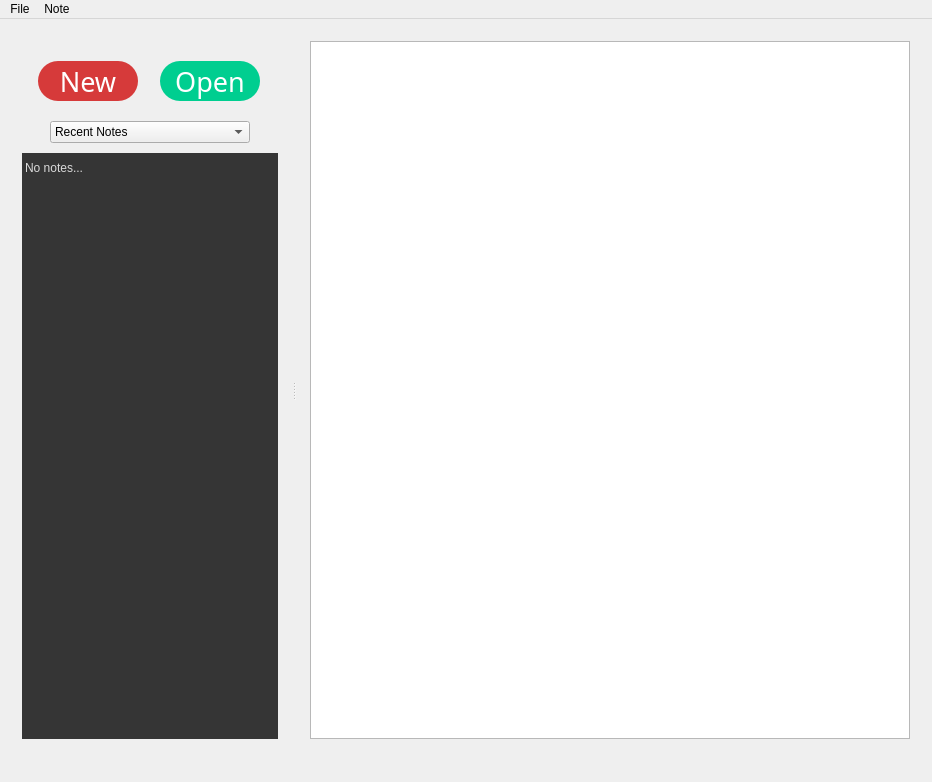
<?xml version="1.0" encoding="UTF-8"?>
<ui version="4.0">
 <class>MainWindow</class>
 <widget class="QMainWindow" name="MainWindow">
  <property name="geometry">
   <rect>
    <x>0</x>
    <y>0</y>
    <width>932</width>
    <height>782</height>
   </rect>
  </property>
  <property name="minimumSize">
   <size>
    <width>0</width>
    <height>0</height>
   </size>
  </property>
  <property name="maximumSize">
   <size>
    <width>50000</width>
    <height>50000</height>
   </size>
  </property>
  <property name="windowTitle">
   <string>QuickNote</string>
  </property>
  <widget class="QWidget" name="centralWidget">
   <property name="styleSheet">
    <string notr="true"/>
   </property>
   <layout class="QVBoxLayout" name="verticalLayout">
    <item>
     <widget class="QSplitter" name="splitter">
      <property name="styleSheet">
       <string notr="true"/>
      </property>
      <property name="frameShape">
       <enum>QFrame::NoFrame</enum>
      </property>
      <property name="orientation">
       <enum>Qt::Horizontal</enum>
      </property>
      <property name="handleWidth">
       <number>10</number>
      </property>
      <widget class="QWidget" name="verticalLayoutWidget">
       <layout class="QVBoxLayout" name="verticalLayout_7">
        <property name="spacing">
         <number>0</number>
        </property>
        <property name="sizeConstraint">
         <enum>QLayout::SetDefaultConstraint</enum>
        </property>
        <item>
         <spacer name="verticalSpacer_2">
          <property name="orientation">
           <enum>Qt::Vertical</enum>
          </property>
          <property name="sizeType">
           <enum>QSizePolicy::Fixed</enum>
          </property>
          <property name="sizeHint" stdset="0">
           <size>
            <width>0</width>
            <height>20</height>
           </size>
          </property>
         </spacer>
        </item>
        <item>
         <layout class="QHBoxLayout" name="horizontalLayout_4">
          <property name="spacing">
           <number>6</number>
          </property>
          <property name="sizeConstraint">
           <enum>QLayout::SetDefaultConstraint</enum>
          </property>
          <item>
           <widget class="QPushButton" name="newNoteBtn">
            <property name="sizePolicy">
             <sizepolicy hsizetype="Fixed" vsizetype="Fixed">
              <horstretch>0</horstretch>
              <verstretch>0</verstretch>
             </sizepolicy>
            </property>
            <property name="minimumSize">
             <size>
              <width>80</width>
              <height>40</height>
             </size>
            </property>
            <property name="maximumSize">
             <size>
              <width>100</width>
              <height>40</height>
             </size>
            </property>
            <property name="baseSize">
             <size>
              <width>100</width>
              <height>100</height>
             </size>
            </property>
            <property name="font">
             <font>
              <family>Roboto Mono for Powerline</family>
              <pointsize>20</pointsize>
             </font>
            </property>
            <property name="cursor">
             <cursorShape>PointingHandCursor</cursorShape>
            </property>
            <property name="toolTip">
             <string>New Note</string>
            </property>
            <property name="layoutDirection">
             <enum>Qt::LeftToRight</enum>
            </property>
            <property name="styleSheet">
             <string notr="true">QPushButton  {
	border-radius: 20%; 
	background-color: #d63a3a;
	color: #ffffff; 
}

QPushButton:hover  {
	background-color: #ff6767; 
	/*color: #3b3b3b; */
}

QPushButton:pressed {
	background-color: #ff3e3e;
}</string>
            </property>
            <property name="text">
             <string>New</string>
            </property>
           </widget>
          </item>
          <item>
           <widget class="QPushButton" name="openNoteBtn">
            <property name="sizePolicy">
             <sizepolicy hsizetype="Fixed" vsizetype="Fixed">
              <horstretch>0</horstretch>
              <verstretch>0</verstretch>
             </sizepolicy>
            </property>
            <property name="minimumSize">
             <size>
              <width>80</width>
              <height>40</height>
             </size>
            </property>
            <property name="maximumSize">
             <size>
              <width>100</width>
              <height>40</height>
             </size>
            </property>
            <property name="baseSize">
             <size>
              <width>100</width>
              <height>100</height>
             </size>
            </property>
            <property name="font">
             <font>
              <family>Roboto Mono for Powerline</family>
              <pointsize>20</pointsize>
             </font>
            </property>
            <property name="cursor">
             <cursorShape>PointingHandCursor</cursorShape>
            </property>
            <property name="toolTip">
             <string>New Note</string>
            </property>
            <property name="layoutDirection">
             <enum>Qt::LeftToRight</enum>
            </property>
            <property name="styleSheet">
             <string notr="true">QPushButton  {
	border-radius: 20%; 
	background-color: #00ce90;
	color: #ffffff; 
}

QPushButton:hover  {
	background-color: #09f1ac; 
	/*color: #3b3b3b; */
}

QPushButton:pressed {
	background-color: #00a573;
}</string>
            </property>
            <property name="text">
             <string>Open</string>
            </property>
           </widget>
          </item>
         </layout>
        </item>
        <item>
         <spacer name="verticalSpacer">
          <property name="orientation">
           <enum>Qt::Vertical</enum>
          </property>
          <property name="sizeType">
           <enum>QSizePolicy::Fixed</enum>
          </property>
          <property name="sizeHint" stdset="0">
           <size>
            <width>0</width>
            <height>20</height>
           </size>
          </property>
         </spacer>
        </item>
        <item>
         <layout class="QHBoxLayout" name="horizontalLayout_5" stretch="0">
          <item>
           <widget class="QComboBox" name="fileListOptions">
            <property name="minimumSize">
             <size>
              <width>200</width>
              <height>0</height>
             </size>
            </property>
            <property name="maximumSize">
             <size>
              <width>200</width>
              <height>16777215</height>
             </size>
            </property>
            <property name="styleSheet">
             <string notr="true"/>
            </property>
            <item>
             <property name="text">
              <string>Recent Notes</string>
             </property>
            </item>
           </widget>
          </item>
         </layout>
        </item>
        <item>
         <spacer name="verticalSpacer_3">
          <property name="orientation">
           <enum>Qt::Vertical</enum>
          </property>
          <property name="sizeType">
           <enum>QSizePolicy::Fixed</enum>
          </property>
          <property name="sizeHint" stdset="0">
           <size>
            <width>0</width>
            <height>10</height>
           </size>
          </property>
         </spacer>
        </item>
        <item>
         <widget class="QListWidget" name="fileList">
          <property name="minimumSize">
           <size>
            <width>150</width>
            <height>0</height>
           </size>
          </property>
          <property name="maximumSize">
           <size>
            <width>16777215</width>
            <height>16777215</height>
           </size>
          </property>
          <property name="styleSheet">
           <string notr="true">QListView {
    show-decoration-selected: 1; 
	color: #DADADA;
	background-color: #353535;
     border: none;
}

QListView::item {
    height: 30px;
    font-size: 14pt;
}

QListView::item:alternate {
    background: #EEEEEE;
}

QListView::item:selected {
    border: 1px solid #6D6D6D;
	color: #FFFFFF
}

QListView::item:selected:!active {
    background: #6D6D6D;
}

QListView::item:selected:active {
    background: #6D6D6D;
}

QListView::item:hover {
    background: #898989;
    color: #FFFFFF
}</string>
          </property>
          <property name="autoScroll">
           <bool>true</bool>
          </property>
          <property name="editTriggers">
           <set>QAbstractItemView::NoEditTriggers</set>
          </property>
          <property name="showDropIndicator" stdset="0">
           <bool>false</bool>
          </property>
          <property name="alternatingRowColors">
           <bool>false</bool>
          </property>
          <property name="textElideMode">
           <enum>Qt::ElideLeft</enum>
          </property>
          <property name="isWrapping" stdset="0">
           <bool>false</bool>
          </property>
          <property name="layoutMode">
           <enum>QListView::SinglePass</enum>
          </property>
          <property name="spacing">
           <number>0</number>
          </property>
          <property name="viewMode">
           <enum>QListView::ListMode</enum>
          </property>
          <property name="uniformItemSizes">
           <bool>false</bool>
          </property>
          <property name="wordWrap">
           <bool>true</bool>
          </property>
          <item>
           <property name="text">
            <string>No notes...</string>
           </property>
          </item>
         </widget>
        </item>
       </layout>
      </widget>
      <widget class="QWidget" name="verticalLayoutWidget_2">
       <layout class="QVBoxLayout" name="verticalLayout_8">
        <item>
         <widget class="PlainTextEdit" name="noteText">
          <property name="minimumSize">
           <size>
            <width>600</width>
            <height>0</height>
           </size>
          </property>
          <property name="font">
           <font>
            <family>IBM Plex Mono</family>
            <pointsize>15</pointsize>
            <stylestrategy>PreferAntialias</stylestrategy>
           </font>
          </property>
          <property name="styleSheet">
           <string notr="true"/>
          </property>
          <property name="plainText">
           <string/>
          </property>
         </widget>
        </item>
       </layout>
      </widget>
     </widget>
    </item>
    <item>
     <widget class="QLabel" name="openedNotePath">
      <property name="minimumSize">
       <size>
        <width>0</width>
        <height>15</height>
       </size>
      </property>
      <property name="maximumSize">
       <size>
        <width>16777215</width>
        <height>15</height>
       </size>
      </property>
      <property name="font">
       <font>
        <pointsize>13</pointsize>
       </font>
      </property>
      <property name="text">
       <string/>
      </property>
     </widget>
    </item>
   </layout>
  </widget>
  <widget class="QMenuBar" name="menuBar">
   <property name="geometry">
    <rect>
     <x>0</x>
     <y>0</y>
     <width>932</width>
     <height>22</height>
    </rect>
   </property>
   <widget class="QMenu" name="menuOpen">
    <property name="title">
     <string>File</string>
    </property>
    <widget class="QMenu" name="menuDisplay_Mode">
     <property name="title">
      <string>Display Mode</string>
     </property>
     <addaction name="actionLight"/>
     <addaction name="actionDark"/>
    </widget>
    <addaction name="actionOpen"/>
    <addaction name="actionSave"/>
    <addaction name="actionChange_Font"/>
    <addaction name="menuDisplay_Mode"/>
    <addaction name="actionShow_Word_Count"/>
    <addaction name="actionAbout"/>
   </widget>
   <widget class="QMenu" name="menuNote">
    <property name="title">
     <string>Note</string>
    </property>
    <addaction name="actionInsert_Table"/>
    <addaction name="actionCopy_selection_as_HTML"/>
    <addaction name="actionExport_HTML"/>
    <addaction name="actionEncrypt_note"/>
    <addaction name="actionDecrypt_Note"/>
   </widget>
   <addaction name="menuOpen"/>
   <addaction name="menuNote"/>
  </widget>
  <action name="actionOpen">
   <property name="text">
    <string>Open</string>
   </property>
   <property name="shortcut">
    <string>Ctrl+O</string>
   </property>
  </action>
  <action name="actionSave">
   <property name="text">
    <string>Save</string>
   </property>
   <property name="shortcut">
    <string>Ctrl+S</string>
   </property>
  </action>
  <action name="actionCopy_selection_as_HTML">
   <property name="text">
    <string>Copy selection as HTML</string>
   </property>
   <property name="shortcut">
    <string>Ctrl+Shift+C</string>
   </property>
  </action>
  <action name="actionEncrypt_note">
   <property name="text">
    <string>Encrypt note</string>
   </property>
   <property name="shortcut">
    <string>Ctrl+Shift+E</string>
   </property>
  </action>
  <action name="actionChange_Font">
   <property name="text">
    <string>Change Font</string>
   </property>
  </action>
  <action name="actionExport_HTML">
   <property name="text">
    <string>Export HTML</string>
   </property>
  </action>
  <action name="actionDecrypt_Note">
   <property name="text">
    <string>Decrypt Note</string>
   </property>
   <property name="shortcut">
    <string>Ctrl+Shift+D</string>
   </property>
  </action>
  <action name="actionLight">
   <property name="checkable">
    <bool>true</bool>
   </property>
   <property name="text">
    <string>Light</string>
   </property>
  </action>
  <action name="actionDark">
   <property name="checkable">
    <bool>true</bool>
   </property>
   <property name="text">
    <string>Dark</string>
   </property>
  </action>
  <action name="actionShow_Word_Count">
   <property name="checkable">
    <bool>true</bool>
   </property>
   <property name="text">
    <string>Show Word Count</string>
   </property>
  </action>
  <action name="actionAbout">
   <property name="text">
    <string>About</string>
   </property>
  </action>
  <action name="actionInsert_Table">
   <property name="text">
    <string>Insert Table</string>
   </property>
   <property name="shortcut">
    <string>Ctrl+Shift+T</string>
   </property>
  </action>
 </widget>
 <layoutdefault spacing="6" margin="11"/>
 <customwidgets>
  <customwidget>
   <class>PlainTextEdit</class>
   <extends>QPlainTextEdit</extends>
   <header>src/headers/plaintextedit.h</header>
  </customwidget>
 </customwidgets>
 <resources/>
 <connections/>
</ui>
